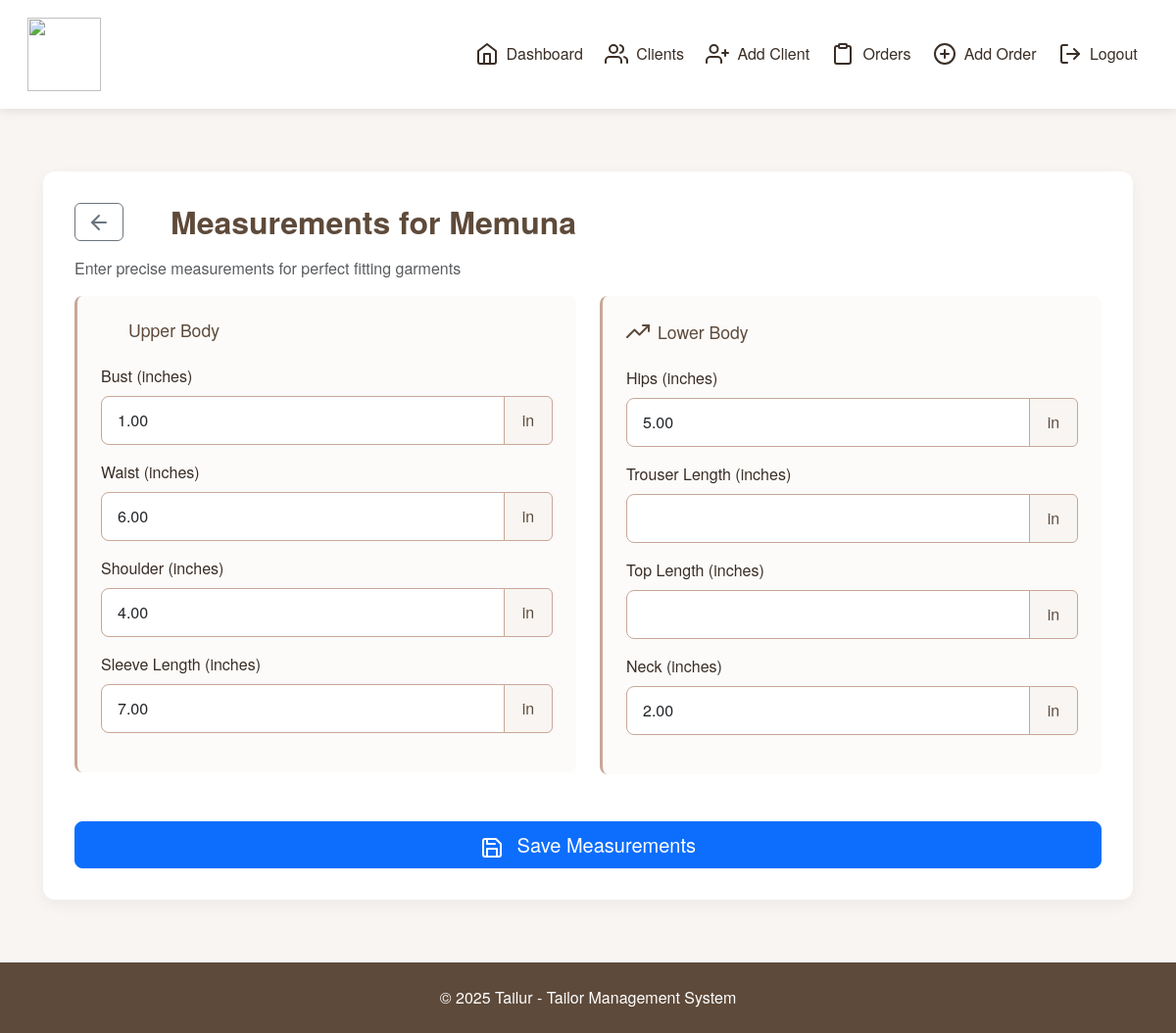
Screenshot of /add_measurements/1 (signed in) with the database file from the repository.
### main/models.py (models this page shows, shortened)
class Client(models.Model):
    user = models.ForeignKey(User, on_delete=models.CASCADE)  # tailor account
    name = models.CharField(max_length=100)
    phone = models.CharField(max_length=20)
    address = models.TextField(blank=True, null=True)
    gender = models.CharField(max_length=10, choices=[('Male', 'Male'), ('Female', 'Female')], default="Male")
    date_added = models.DateTimeField(auto_now_add=True)

class Measurement(models.Model):
    client = models.OneToOneField(Client, on_delete=models.CASCADE)
    bust = models.DecimalField(max_digits=5, decimal_places=2, null=True, blank=True)
    waist = models.DecimalField(max_digits=5, decimal_places=2, null=True, blank=True)
    hips = models.DecimalField(max_digits=5, decimal_places=2, null=True, blank=True)
    shoulder = models.DecimalField(max_digits=5, decimal_places=2, null=True, blank=True)
    sleeve_length = models.DecimalField(max_digits=5, decimal_places=2, null=True, blank=True)
    top_length = models.DecimalField(max_digits=5, decimal_places=2, null=True, blank=True)
    trouser_length = models.DecimalField(max_digits=5, decimal_places=2, null=True, blank=True)
    neck = models.DecimalField(max_digits=5, decimal_places=2, null=True, blank=True)
    updated_at = models.DateTimeField(auto_now=True)

### main/views.py (the view)
# urls.py: path('add_measurements/<int:client_id>', views.add_measurements, name='add_measurements'),  # Add measurements URL
@login_required
def add_measurements(request, client_id):
    client = get_object_or_404(Client, id=client_id)
    try:
        measurement = Measurement.objects.get(client=client)
    except Measurement.DoesNotExist:
        measurement = None
    if request.method == 'POST':
        form = MeasurementForm(request.POST, instance=measurement)
        if form.is_valid():
            form.save()
            messages.success(request, 'Measurements saved successfully.')
            return redirect('client_profile', client_id=client.id)
    else:
        form = MeasurementForm(instance=measurement)
        form.fields['client'].initial = client
    return render(request, 'add_measurements.html', {'form': form, 'client': client})

### main/forms.py
class MeasurementForm(forms.ModelForm):
    class Meta:
        model = Measurement
        fields = ['client', 'bust', 'waist', 'hips', 'shoulder', 'sleeve_length', 'top_length', 'trouser_length', 'neck']
    client = forms.ModelChoiceField(queryset=Client.objects.all(), empty_label="Select Client")

### main/templates/add_measurements.html (shortened to what this page needs)
{% extends 'base.html' %}
{% load static %}
{% block content %}
<div class="measurements-container">
    <div class="measurements-card">
        <div class="measurements-header">
            <div class="d-flex align-items-center mb-3">
                <a href="{% url 'client_profile' client.id %}" class="btn btn-outline-secondary me-3">
                    <i data-feather="arrow-left"></i>
                </a>
                <h2 class="mb-0">
                    <i data-feather="ruler" class="me-2"></i>
                    Measurements for {{ client.name|title }}
                </h2>
            </div>
            <p class="text-muted">Enter precise measurements for perfect fitting garments</p>
        </div>
        <form method="post" class="measurements-form">
            <div class="row">
                <div class="col-md-6">
                    <div class="measurement-section mb-4">
                        <h5 class="section-title">
                            <i data-feather="shirt" class="me-2"></i>
                            Upper Body
                        </h5>
                        <div class="mb-3">
                            <label for="{{ form.bust.id_for_label }}" class="form-label">Bust (inches)</label>
                            <div class="input-group">
                                {{ form.bust }}
                                <span class="input-group-text">in</span>
                            </div>
                        </div>
                        <div class="mb-3">
                            <label for="{{ form.waist.id_for_label }}" class="form-label">Waist (inches)</label>
                            <div class="input-group">
                                {{ form.waist }}
                                <span class="input-group-text">in</span>
                            </div>
                        </div>
                        <div class="mb-3">
                            <label for="{{ form.shoulder.id_for_label }}" class="form-label">Shoulder (inches)</label>
                            <div class="input-group">
                                {{ form.shoulder }}
                                <span class="input-group-text">in</span>
                            </div>
                        </div>
                        <div class="mb-3">
                            <label for="{{ form.sleeve_length.id_for_label }}" class="form-label">Sleeve Length (inches)</label>
                            <div class="input-group">
                                {{ form.sleeve_length }}
                                <span class="input-group-text">in</span>
                            </div>
                        </div>
                    </div>
                </div>
                <div class="col-md-6">
                    <div class="measurement-section mb-4">
                        <h5 class="section-title">
                            <i data-feather="trending-up" class="me-2"></i>
                            Lower Body
                        </h5>
                        <div class="mb-3">
                            <label for="{{ form.hips.id_for_label }}" class="form-label">Hips (inches)</label>
                            <div class="input-group">
                                {{ form.hips }}
                                <span class="input-group-text">in</span>
                            </div>
                        </div>
                        <div class="mb-3">
                            <label for="{{ form.trouser_length.id_for_label }}" class="form-label">Trouser Length (inches)</label>
                            <div class="input-group">
                                {{ form.trouser_length }}
                                <span class="input-group-text">in</span>
                            </div>
                        </div>
                        <div class="mb-3">
                            <label for="{{ form.top_length.id_for_label }}" class="form-label">Top Length (inches)</label>
                            <div class="input-group">
                                {{ form.top_length }}
                                <span class="input-group-text">in</span>
                            </div>
                        </div>
                        <div class="mb-3">
                            <label for="{{ form.neck.id_for_label }}" class="form-label">Neck (inches)</label>
                            <div class="input-group">
                                {{ form.neck }}
                                <span class="input-group-text">in</span>
                            </div>
                        </div>
                    </div>
                </div>
            </div>
            <div class="d-grid mt-4">
                <button type="submit" class="btn btn-primary btn-lg">
                    <i data-feather="save" class="me-2"></i> Save Measurements
                </button>
            </div>
        </form>
    </div>
</div>
{% endblock %}

### main/templates/base.html (style rules this page uses)
:root { --primary-color: #5e4a3a; --secondary-color: #c8a797; --accent-color: #9d6b53; --light-color: #f8f5f2; --dark-color: #3a2e26; }
body { font-family: 'Helvetica Neue', Arial, sans-serif; background-color: var(--light-color); color: var(--dark-color); min-height: 100vh; display: flex; flex-direction: column; }

### main/templates/add_measurements.html (style rules this page uses)
.measurements-container { padding: 2rem; background-color: var(--light-color); min-height: calc(100vh - 120px); }
.measurements-card { background: white; padding: 2rem; border-radius: 12px; box-shadow: 0 5px 15px rgba(0, 0, 0, 0.05); }
.measurements-header h2 { color: var(--primary-color); font-weight: 600; display: flex; align-items: center; }
.measurements-header h2 i { width: 24px; height: 24px; }
.measurement-section { background-color: rgba(200, 167, 151, 0.05); padding: 1.5rem; border-radius: 8px; border-left: 3px solid var(--secondary-color); }
.section-title { color: var(--primary-color); font-size: 1.1rem; margin-bottom: 1.5rem; display: flex; align-items: center; }
.section-title i { width: 20px; height: 20px; }
.form-label { font-weight: 500; color: var(--dark-color); margin-bottom: 0.5rem; }
.form-control { border: 1px solid var(--secondary-color); border-radius: 8px; padding: 0.75rem 1rem; }
.input-group-text { background-color: var(--light-color); border-color: var(--secondary-color); color: var(--primary-color); min-width: 50px; justify-content: center; }

### rows the page displays
Client: name "Memuna"
Measurement: bust "1.00", waist "6.00", shoulder "4.00", sleeve_length "7.00", hips "5.00", neck "2.00"
